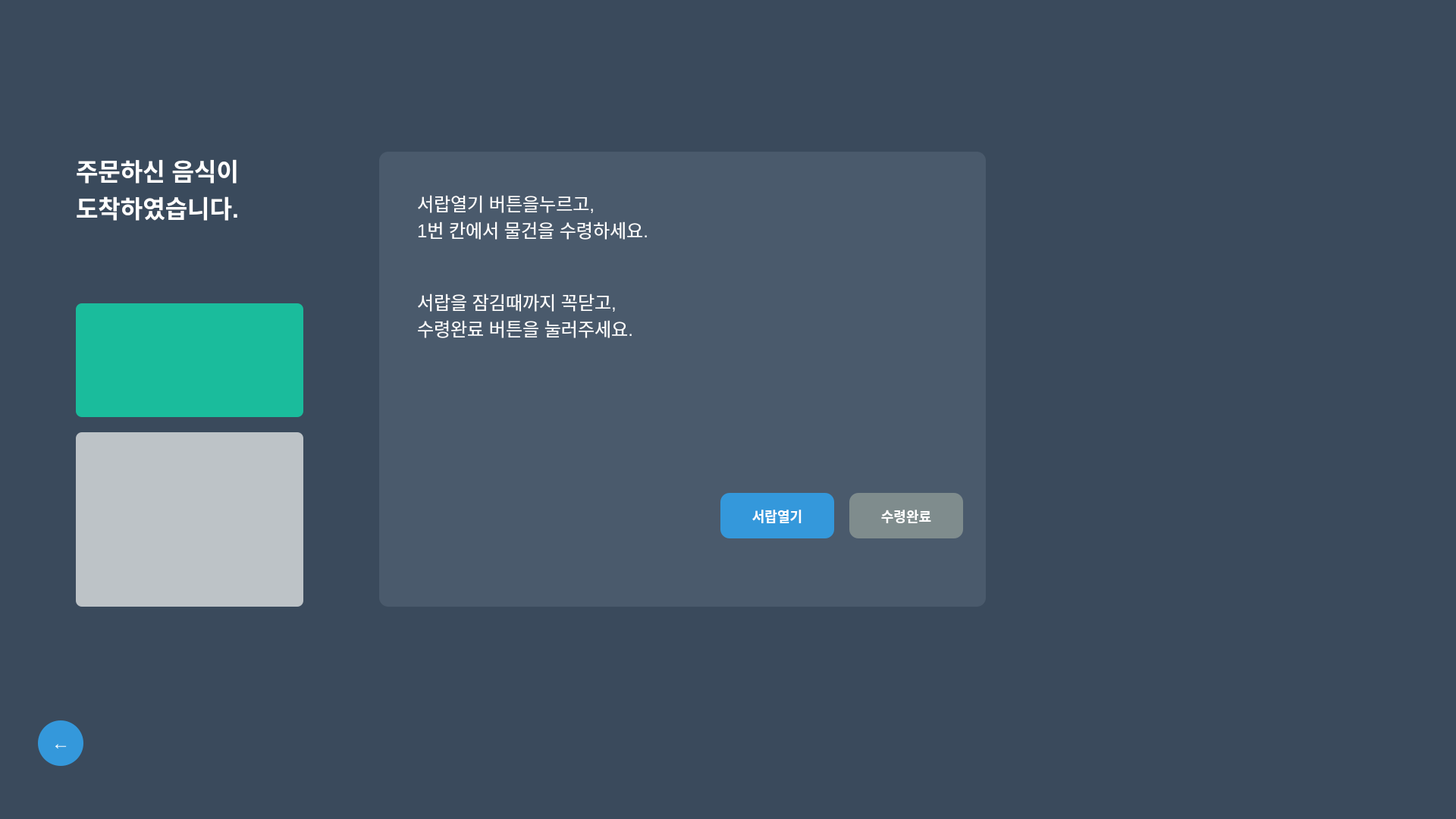
<?xml version="1.0" encoding="UTF-8"?>
<ui version="4.0">
 <class>CustomerArrival</class>
 <widget class="QWidget" name="CustomerArrival">
  <property name="geometry">
   <rect>
    <x>0</x>
    <y>0</y>
    <width>1920</width>
    <height>1080</height>
   </rect>
  </property>
  <property name="windowTitle">
   <string>Customer Arrival</string>
  </property>
  <property name="styleSheet">
   <string>QWidget {
    background-color: #3a4a5c;
}

QLabel {
    color: white;
    font-family: "Malgun Gothic", "Arial", sans-serif;
    background-color: transparent;
    border: none;
}

QPushButton {
    color: white;
    border: none;
    border-radius: 8px;
    font-family: "Malgun Gothic", sans-serif;
    font-weight: bold;
    font-size: 18px;
}

.back-button {
    background-color: #3498db;
}

.back-button:hover {
    background-color: #2980b9;
}

.drawer-button {
    background-color: #3498db;
}

.drawer-button:hover {
    background-color: #2980b9;
}

.complete-button {
    background-color: #e74c3c;
}

.complete-button:hover {
    background-color: #c0392b;
}

.info-frame {
    background-color: #4a5a6c;
    border-radius: 12px;
}</string>
  </property>
  
  <!-- 뒤로가기 버튼 -->
  <widget class="QPushButton" name="backButton">
   <property name="geometry">
    <rect>
     <x>50</x>
     <y>950</y>
     <width>60</width>
     <height>60</height>
    </rect>
   </property>
   <property name="text">
    <string>←</string>
   </property>
   <property name="styleSheet">
    <string>background-color: #3498db; font-size: 24px; border-radius: 30px;</string>
   </property>
  </widget>
  
  <!-- 메인 메시지 -->
  <widget class="QLabel" name="mainMessage">
   <property name="geometry">
    <rect>
     <x>100</x>
     <y>200</y>
     <width>600</width>
     <height>150</height>
    </rect>
   </property>
   <property name="text">
    <string>주문하신 음식이
도착하였습니다.</string>
   </property>
   <property name="styleSheet">
    <string>font-size: 32px; 
font-weight: bold; 
color: white; 
line-height: 1.3;</string>
   </property>
   <property name="alignment">
    <set>Qt::AlignLeft|Qt::AlignTop</set>
   </property>
  </widget>
  
  <!-- 서랍 시각화 프레임 -->
  <widget class="QFrame" name="drawerVisualFrame">
   <property name="geometry">
    <rect>
     <x>100</x>
     <y>400</y>
     <width>300</width>
     <height>400</height>
    </rect>
   </property>
   <property name="styleSheet">
    <string>background-color: transparent;</string>
   </property>
   
   <!-- 서랍 상단 (청록색) -->
   <widget class="QLabel" name="drawerTop">
    <property name="geometry">
     <rect>
      <x>0</x>
      <y>0</y>
      <width>300</width>
      <height>150</height>
     </rect>
    </property>
    <property name="styleSheet">
     <string>background-color: #1abc9c; border-radius: 8px;</string>
    </property>
    <property name="text">
     <string></string>
    </property>
   </widget>
   
   <!-- 서랍 중간 (회색) -->
   <widget class="QLabel" name="drawerMiddle">
    <property name="geometry">
     <rect>
      <x>0</x>
      <y>170</y>
      <width>300</width>
      <height>230</height>
     </rect>
    </property>
    <property name="styleSheet">
     <string>background-color: #bdc3c7; border-radius: 8px;</string>
    </property>
    <property name="text">
     <string></string>
    </property>
   </widget>
  </widget>
  
  <!-- 안내 정보 프레임 -->
  <widget class="QFrame" name="infoFrame">
   <property name="geometry">
    <rect>
     <x>500</x>
     <y>200</y>
     <width>800</width>
     <height>600</height>
    </rect>
   </property>
   <property name="styleSheet">
    <string>background-color: #4a5a6c; border-radius: 12px;</string>
   </property>
   
   <!-- 안내 제목 -->
   <widget class="QLabel" name="infoTitle">
    <property name="geometry">
     <rect>
      <x>50</x>
      <y>50</y>
      <width>700</width>
      <height>80</height>
     </rect>
    </property>
    <property name="text">
     <string>서랍열기 버튼을누르고,
1번 칸에서 물건을 수령하세요.</string>
    </property>
    <property name="styleSheet">
     <string>font-size: 24px; 
color: white; 
line-height: 1.3;</string>
    </property>
    <property name="alignment">
     <set>Qt::AlignLeft|Qt::AlignTop</set>
    </property>
   </widget>
   
   <!-- 추가 안내 -->
   <widget class="QLabel" name="infoSubtitle">
    <property name="geometry">
     <rect>
      <x>50</x>
      <y>180</y>
      <width>700</width>
      <height>80</height>
     </rect>
    </property>
    <property name="text">
     <string>서랍을 잠김때까지 꼭닫고,
수령완료 버튼을 눌러주세요.</string>
    </property>
    <property name="styleSheet">
     <string>font-size: 24px; 
color: white; 
line-height: 1.3;</string>
    </property>
    <property name="alignment">
     <set>Qt::AlignLeft|Qt::AlignTop</set>
    </property>
   </widget>
   
   <!-- 서랍열기 버튼 -->
   <widget class="QPushButton" name="openDrawerButton">
    <property name="geometry">
     <rect>
      <x>450</x>
      <y>450</y>
      <width>150</width>
      <height>60</height>
     </rect>
    </property>
    <property name="text">
     <string>서랍열기</string>
    </property>
    <property name="styleSheet">
     <string>background-color: #3498db; font-size: 18px; font-weight: bold;</string>
    </property>
   </widget>
   
   <!-- 수령완료 버튼 -->
   <widget class="QPushButton" name="pickupCompleteButton">
    <property name="geometry">
     <rect>
      <x>620</x>
      <y>450</y>
      <width>150</width>
      <height>60</height>
     </rect>
    </property>
    <property name="text">
     <string>수령완료</string>
    </property>
    <property name="styleSheet">
     <string>background-color: #7f8c8d; font-size: 18px; font-weight: bold;</string>
    </property>
    <property name="enabled">
     <bool>false</bool>
    </property>
   </widget>
  </widget>
 </widget>
 <resources/>
 <connections/>
</ui>
